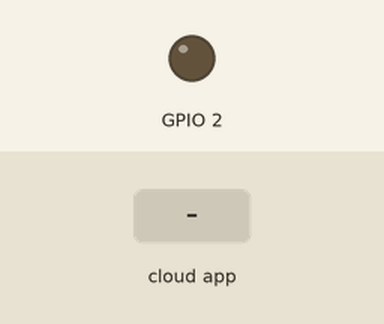
This sketch was run on a simulated ESP8266 (NodeMCU). On the bench: output pins drawn as LEDs (lit = HIGH). The test bench sets the inputs (shaded band). WiFi joins after 1.5 s; servers stay silent unless stated; the Firebase database answers and starts empty; what the sketch prints to the serial monitor is not drawn.

Above: at 2.7 s.
2.8 s: the phone or cloud app sets text to true
At 3.9 s:
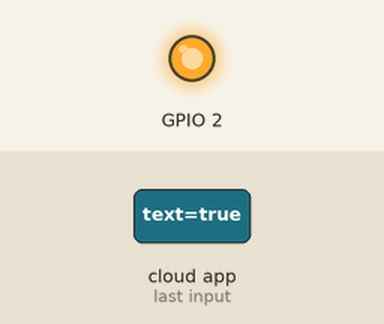
Timing chart, 0 to 5.8 s (numbered marks = the images above; inputs shaded):
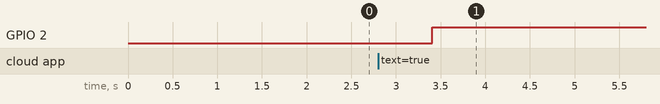

The sketch:

Firebas_ESP82661.ino
```cpp
// (licence header left out)
// FirebaseDemo_ESP8266 is a sample that demo the different functions
// of the FirebaseArduino API.

#include <ESP8266WiFi.h>
#include <FirebaseArduino.h>

// Set these to run example.
#define FIREBASE_HOST "some key g"
#define FIREBASE_AUTH "some other key g"
#define WIFI_SSID "Taha"
#define WIFI_PASSWORD "daami123"
void setup() {
  Serial.begin(9600);
  pinMode(2, OUTPUT);
  // connect to wifi.
  WiFi.begin(WIFI_SSID, WIFI_PASSWORD);
  Serial.print("connecting");
  while (WiFi.status() != WL_CONNECTED) {
    Serial.print(".");
    delay(500);
  }
  Serial.println();
  Serial.print("connected: ");
  Serial.println(WiFi.localIP());

  Firebase.begin(FIREBASE_HOST, FIREBASE_AUTH);
}


int state = 0;
void loop() {
    Serial.println("FIREBASE");
    Serial.println(Firebase.getString("text"));
    Serial.println("-----------");
    if(Firebase.getString("text").equals("true")){
      Serial.print("Stay On");
      if(state == 0){
        Serial.print("Turn ON");
        state = 1;
        digitalWrite(2, HIGH);
      }
    }else{
      Serial.print("Stay Off");
      if(state == 1){
        Serial.print("Turn OFF");
        state = 0;
        digitalWrite(2, LOW);
      }
    }
    delay(500);


//  // set value
//  Firebase.setFloat("number", 42.0);
//  // handle error
//  if (Firebase.failed()) {
//      Serial.print("setting /number failed:");
//      Serial.println(Firebase.error());
//      return;
//  }
//  else {
//    Serial.print("Hello world");
//    }
//  delay(1000);
//
//  // update value
//  // Firebase.setFloat("number", 43.0);
//  // handle error
//  if (Firebase.failed()) {
//      Serial.print("setting /number failed:");
//      Serial.println(Firebase.error());
//      return;
//  }
//  delay(1000);
//
//  // get value
//  //Serial.print("number: ");
//  //Serial.println(Firebase.getFloat("number"));
//  delay(1000);
//
//  // remove value
// // Firebase.remove("number");
//  delay(1000);
//
//  // set string value
//  Firebase.setString("message", "hello world");
//  // handle error
//  if (Firebase.failed()) {
//      Serial.print("setting /message failed:");
//      Serial.println(Firebase.error());
//      return;
//  }
//  delay(1000);
//
//  // set bool value
//  Firebase.setBool("truth", false);
//  // handle error
//  if (Firebase.failed()) {
//      Serial.print("setting /truth failed:");
//      Serial.println(Firebase.error());
//      return;
//  }
//  delay(1000);
//
//  // append a new value to /logs
//  String name = Firebase.pushInt("logs", n++);
//  // handle error
//  if (Firebase.failed()) {
//      Serial.print("pushing /logs failed:");
//      Serial.println(Firebase.error());
//      return;
//  }
//  Serial.print("pushed: /logs/");
//  Serial.println(name);
//  delay(1000);
}
```

Measured:
- after the input at 2.8 s, GPIO 2: LOW → HIGH after 0.60 s
